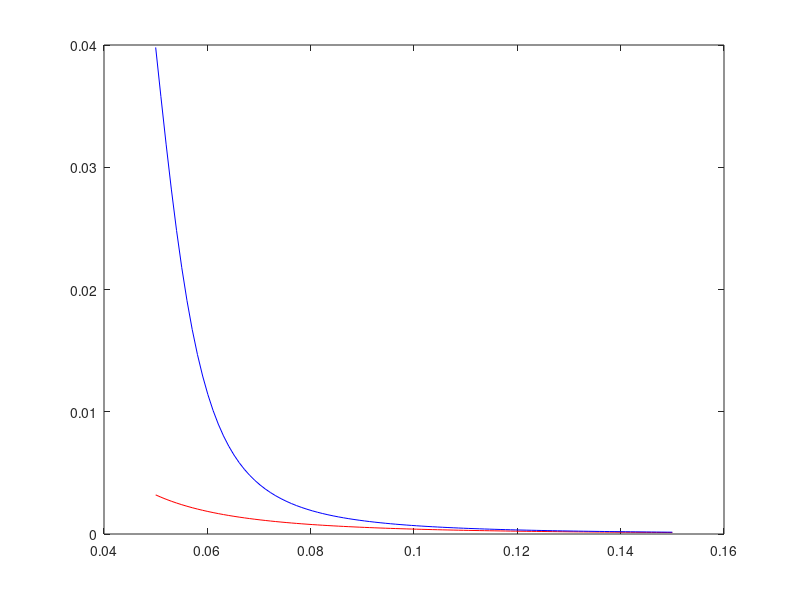

Write MATLAB code to recreate this figure. (Note: this script raises an error after producing the figure.)
L=0.1;
z=linspace(L/2,L/2*3);
my0=4*pi*10^(-7);
m=2;
mp=2;
Bdip=my0.*m./(2*pi.*z.^(3));

plot(z,Bdip,'r')
hold on

a=0.01;


Bp=(my0*m/(2*pi*a^2*L))*(((z+(L/2))./sqrt((z+(L/2)).^2+a^2))-...
                        ((z-(L/2))./sqrt((z-(L/2)).^2+a^2)));
Bp2=(my0*mp/(2*pi*a^2*L))*(((z+(L/2))./sqrt((z+(L/2)).^2+a^2))-...
                        ((z-(L/2))./sqrt((z-(L/2)).^2+a^2)));                    

% plot(z,Bp,'y')
% hold on
plot(z,Bp2,'b')


A=L.^(2)*((R.*sqrt(R.^2+L.^2))-R.*sqrt(R.^2+L.^2)-4.*R.*l_2)/...
    ((R.*sqrt(R.^2+L.^2)+R.^2+L.^2).*(R.*sqrt(R.^2+L.^2)+R.^2+L.^2));
